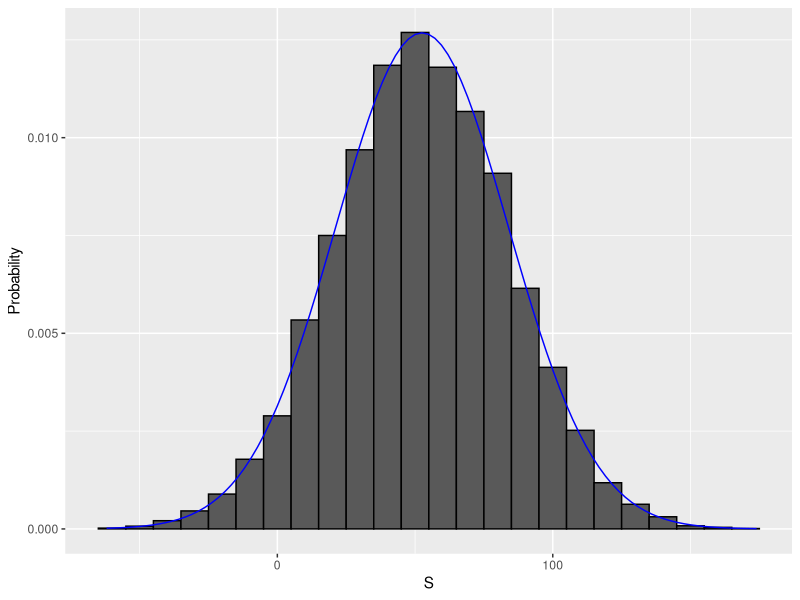

The R source for this figure:
#!/usr/bin/env Rscript
# sampling model 1: define urn, then sample
# define the urn for the sampling model
color <- rep(c("Black", "Red", "Green"), c(18, 18, 2))
n <- 1000
X <- sample(ifelse(color == "Red", -1, 1), n, replace = TRUE)
X[1:10]

# sampling model 2: define urn inside sample function by noting probabilities
# 1000 independent draws
x <- sample(c(-1, 1), n, replace = TRUE, prob = c(9 / 19, 10 / 19))
# total winnings = sum of draws
S <- sum(x)
print("Total winnings for casino: ")
S

# number of roulette players
n <- 1000
# number of Monte Carlo experiments
B <- 10000
S <- replicate(B, {
  # simulate 1000 spins
  X <- sample(c(-1, 1), n, replace = TRUE, prob = c(9 / 19, 10 / 19))
  # determine total profit
  sum(X)
})

print("probability of the casino losing money")
mean(S < 0)

suppressPackageStartupMessages(library(tidyverse))
# sequence of 100 values across range of S
s <- seq(min(S), max(S), length = 100)
# generate normal density for S
normal_density <- data.frame(s = s, f = dnorm(s, mean(S), sd(S)))
# make data frame of S for histogram
data.frame(S = S) %>%
  ggplot(aes(S, ..density..)) +
  geom_histogram(color = "black", binwidth = 10) +
  ylab("Probability") +
  geom_line(data = normal_density, mapping = aes(s, f), color = "blue")
